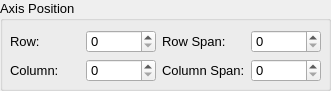
   <widget class="QGroupBox" name="groupBox_11">
    <property name="geometry">
     <rect>
      <x>790</x>
      <y>310</y>
      <width>331</width>
      <height>91</height>
     </rect>
    </property>
    <property name="font">
     <font>
      <pointsize>10</pointsize>
     </font>
    </property>
    <property name="title">
     <string>Axis Position</string>
    </property>
    <widget class="QWidget" name="gridLayoutWidget_5">
     <property name="geometry">
      <rect>
       <x>10</x>
       <y>30</y>
       <width>311</width>
       <height>52</height>
      </rect>
     </property>
     <layout class="QGridLayout" name="gridLayout_5">
      <item row="0" column="0" alignment="Qt::AlignLeft">
       <widget class="QLabel" name="label_27">
        <property name="text">
         <string>Row:</string>
        </property>
       </widget>
      </item>
      <item row="0" column="2">
       <widget class="QLabel" name="label_28">
        <property name="text">
         <string>Row Span:</string>
        </property>
       </widget>
      </item>
      <item row="0" column="1">
       <widget class="QSpinBox" name="sbAxisRow"/>
      </item>
      <item row="0" column="3">
       <widget class="QSpinBox" name="sbAxisRowSpan"/>
      </item>
      <item row="1" column="0" alignment="Qt::AlignLeft">
       <widget class="QLabel" name="label_29">
        <property name="text">
         <string>Column:</string>
        </property>
       </widget>
      </item>
      <item row="1" column="1">
       <widget class="QSpinBox" name="sbAxisCol"/>
      </item>
      <item row="1" column="3">
       <widget class="QSpinBox" name="sbAxisColSpan"/>
      </item>
      <item row="1" column="2">
       <widget class="QLabel" name="label_30">
        <property name="text">
         <string>Column Span:</string>
        </property>
       </widget>
      </item>
     </layout>
    </widget>
   </widget>
